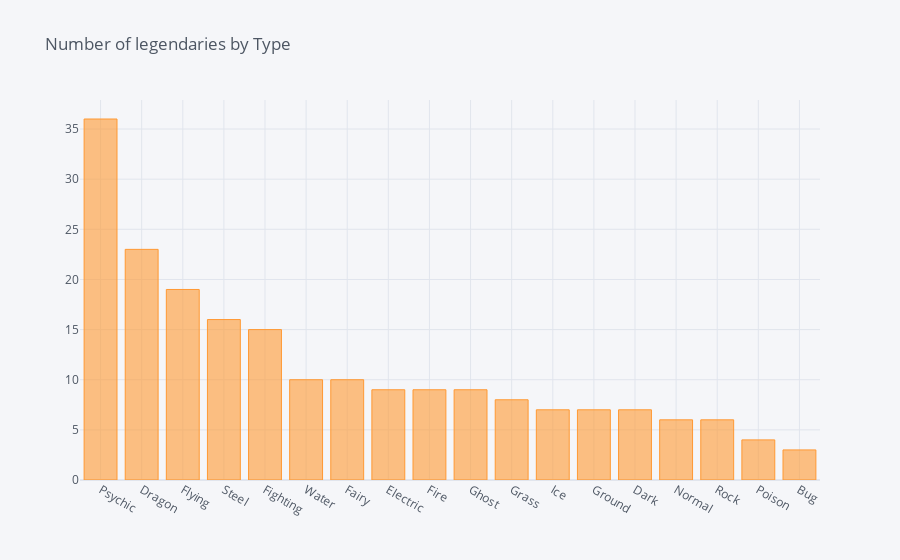

The notebook cell saved with this chart:
### Code cell
Ser1=df[df['Legendary']==1]['Type 2'].value_counts()
Ser2=df[df['Legendary']==1]['Type 1'].value_counts()


df_legend_types=pd.DataFrame(Ser1.add(Ser2,fill_value=0))
df_legend_types=df_legend_types.reset_index()

df_legend_types=df_legend_types.sort_values(by=0,ascending=False)
df_legend_types.columns=['Type','Count']

df_legend_types.iplot(kind='bar',x='Type',y='Count',title='Number of legendaries by Type')

### Figure 1 — Plotly figure (JSON) as saved in the notebook; plotly's stock layout.template omitted (floating-point values rounded to 4 significant figures)
{"data": [{"marker": {"color": "rgba(255, 153, 51, 0.6)", "line": {"color": "rgba(255, 153, 51, 1.0)", "width": 1}}, "name": "Count", "orientation": "v", "text": "", "type": "bar", "x": ["Psychic", "Dragon", "Flying", "Steel", "Fighting", "Water", "Fairy", "Electric", "Fire", "Ghost", "Grass", "Ice", "Ground", "Dark", "Normal", "Rock", "Poison", "Bug"], "y": [36, 23, 19, 16, 15, 10, 10, 9, 9, 9, 8, 7, 7, 7, 6, 6, 4, 3]}], "layout": {"legend": {"bgcolor": "#F5F6F9", "font": {"color": "#4D5663"}}, "paper_bgcolor": "#F5F6F9", "plot_bgcolor": "#F5F6F9", "title": {"font": {"color": "#4D5663"}, "text": "Number of legendaries by Type"}, "xaxis": {"gridcolor": "#E1E5ED", "showgrid": true, "tickfont": {"color": "#4D5663"}, "title": {"font": {"color": "#4D5663"}, "text": ""}, "zerolinecolor": "#E1E5ED"}, "yaxis": {"gridcolor": "#E1E5ED", "showgrid": true, "tickfont": {"color": "#4D5663"}, "title": {"font": {"color": "#4D5663"}, "text": ""}, "zerolinecolor": "#E1E5ED"}}}
